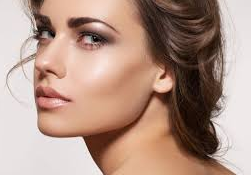
#> input picture Lab_2/face.png, 251 x 175 px
$ python ImgProcessingOpenCV.py
#> lines starting #> are read from the running program, lines starting #| are printed output that depends on the picture; after the words box and inside, x2 and y2 are one past the last pixel; in counts of white or black regions, pixels touching at a corner belong together
import numpy as np
from scipy import ndimage
import matplotlib.pyplot as plt
import cv2
#Install opencv = conda install -c menpo opencv3

#Create black and white image, using custon threshold
def createBW(img, thresh):
    threshold = 255*thresh
    newImg = cv2.threshold(img,threshold,255,cv2.THRESH_BINARY)[1]
    return newImg


#Read and resize image
img = cv2.imread("face.png")
#> img is the input picture: shape (175, 251, 3); mean B, G, R 134.3, 148.1, 177.5
resImg = cv2.resize(img,(100,100))
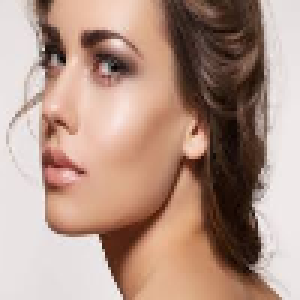
#> resImg: shape (100, 100, 3) (shown 3 times larger); mean B, G, R 134.3, 148, 177.4
cv2.imwrite("face-resized.png",resImg)
#Set image to grayscale
greyImg = cv2.cvtColor(resImg,cv2.COLOR_RGBA2GRAY)
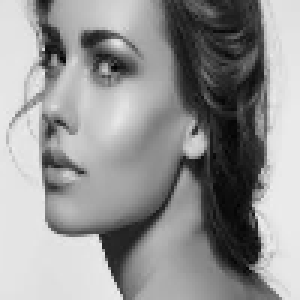
#> greyImg: shape (100, 100) (shown 3 times larger); min 3, max 236, mean 147.3


#Degfine thresholds
thresholds = [0.1,0.25,0.5]
images=[]
slices = []
labels = []


def printimages():
    plt.figure(1)
    for i in range(len(thresholds)):
        images.append(createBW(greyImg,thresholds[i]))

        plt.subplot(331+i)
        plt.imshow(images[i],cmap="Greys_r")
        plt.subplot(334+i)
        plt.hist(images[i])
#> this loop made 3 passes
#> pass 1, in createBW, `newImg = cv2.threshold(img,threshold,255,cv2.THRESH_BINARY)[1]`:
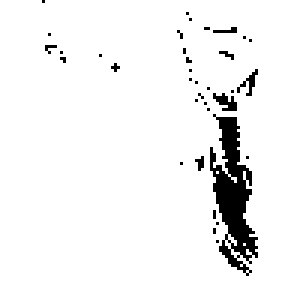
#> newImg: shape (100, 100) (shown 3 times larger); 94.7% white; 36 black regions (33 under 20 px), largest, box (x1, y1, x2, y2) and area: (70, 38, 86, 92) 410, (71, 31, 79, 37) 27, (79, 23, 86, 32) 21
#> pass 2, in createBW (call 2), `newImg = cv2.threshold(img,threshold,255,cv2.THRESH_BINARY)[1]`:
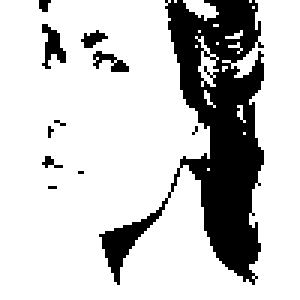
#> newImg: shape (100, 100) (shown 3 times larger); 78.9% white; 11 black regions (7 under 20 px), largest, box (x1, y1, x2, y2) and area: (33, 0, 88, 95) 1939, (14, 8, 22, 23) 62, (31, 17, 43, 24) 40, (27, 10, 36, 16) 29
#> pass 3, in createBW (call 3), `newImg = cv2.threshold(img,threshold,255,cv2.THRESH_BINARY)[1]`:
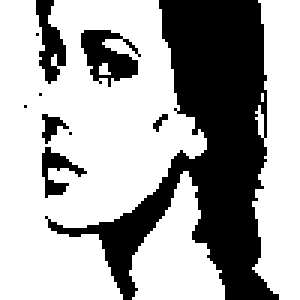
#> newImg: shape (100, 100) (shown 3 times larger); 65.9% white; 10 black regions (5 under 20 px), largest, box (x1, y1, x2, y2) and area: (15, 0, 93, 100) 2892, (27, 10, 47, 29) 208, (12, 0, 22, 28) 152, (14, 49, 29, 66) 99, (14, 38, 23, 48) 42
#> after the loop, images = 3 items

def getLabelsAndSlices():

    for i in range(len(images)):
        label, nf = np.asarray(ndimage.label(images[i]))
        labels.append(label)
        slice = ndimage.find_objects(label)
        slices.append(slice)
#> this loop made 1 pass
#> after the loop, labels = []; slices = []

def showSlices():

    for i in range(len(images)):
        count = 0
        plt.figure(i+2)
        rows = round(len(slices[i])/4)+1

        print(len(slices[i]))
        for sli in slices[i]:
            plt.subplot(rows,5,1+count)
            plt.imshow(labels[i][sli],cmap="Greys")
            count+=1


printimages()
#> (the run stopped early here; a loop or call above may not have finished)
